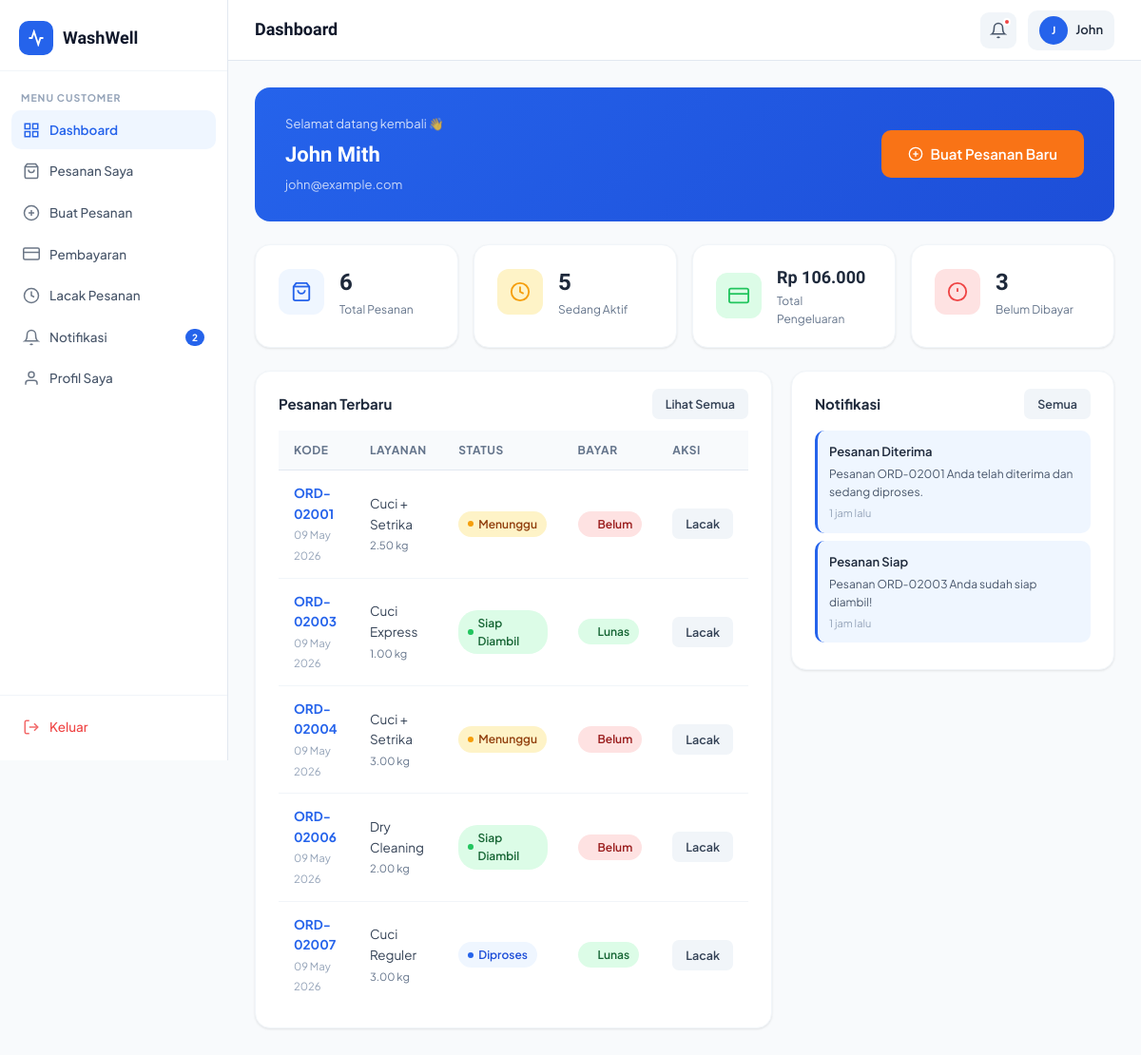
Screenshot of /customer/dashboard.php (signed in) with the database file from the repository.
### tables this page shows
CREATE TABLE IF NOT EXISTS users (
    id INT AUTO_INCREMENT PRIMARY KEY,
    name VARCHAR(100) NOT NULL,
    email VARCHAR(150) UNIQUE NOT NULL,
    password VARCHAR(255) NOT NULL,
    phone VARCHAR(20),
    address TEXT,
    role ENUM('customer','admin','staff') DEFAULT 'customer',
    created_at TIMESTAMP DEFAULT CURRENT_TIMESTAMP,
    updated_at TIMESTAMP DEFAULT CURRENT_TIMESTAMP ON UPDATE CURRENT_TIMESTAMP
);

CREATE TABLE IF NOT EXISTS orders (
    id INT AUTO_INCREMENT PRIMARY KEY,
    order_code VARCHAR(20) UNIQUE NOT NULL,
    user_id INT NOT NULL,
    service_id INT NOT NULL,
    staff_id INT DEFAULT NULL,
    weight DECIMAL(5,2) DEFAULT 1.00,
    amount DECIMAL(10,2) NOT NULL,
    status ENUM('pending','in_progress','ready','delivered','cancelled') DEFAULT 'pending',
    pickup_date DATE,
    delivery_date DATE,
    notes TEXT,
    payment_status ENUM('unpaid','paid') DEFAULT 'unpaid',
    payment_method ENUM('cash','transfer','e-wallet') DEFAULT 'cash',
    created_at TIMESTAMP DEFAULT CURRENT_TIMESTAMP,
    updated_at TIMESTAMP DEFAULT CURRENT_TIMESTAMP ON UPDATE CURRENT_TIMESTAMP,
    FOREIGN KEY (user_id) REFERENCES users(id) ON DELETE CASCADE,
    FOREIGN KEY (service_id) REFERENCES services(id),
    FOREIGN KEY (staff_id) REFERENCES users(id) ON DELETE SET NULL
);

CREATE TABLE IF NOT EXISTS services (
    id INT AUTO_INCREMENT PRIMARY KEY,
    name VARCHAR(100) NOT NULL,
    description TEXT,
    price_per_kg DECIMAL(10,2) NOT NULL,
    duration_hours INT DEFAULT 24,
    is_active TINYINT(1) DEFAULT 1,
    created_at TIMESTAMP DEFAULT CURRENT_TIMESTAMP
);

CREATE TABLE IF NOT EXISTS notifications (
    id INT AUTO_INCREMENT PRIMARY KEY,
    user_id INT NOT NULL,
    title VARCHAR(200) NOT NULL,
    message TEXT NOT NULL,
    is_read TINYINT(1) DEFAULT 0,
    created_at TIMESTAMP DEFAULT CURRENT_TIMESTAMP,
    FOREIGN KEY (user_id) REFERENCES users(id) ON DELETE CASCADE
);

### includes/auth.php (called while the page is built, shortened)
<?php
require_once __DIR__ . '/config.php';
function getCurrentUser() {
    $db = getDB();
    $id = (int)$_SESSION['user_id'];
    $res = $db->query("SELECT * FROM users WHERE id=$id LIMIT 1");
    return $res ? $res->fetch_assoc() : null;
}
function getUnreadNotifs($userId) {
    $db = getDB();
    $uid = (int)$userId;
    $res = $db->query("SELECT COUNT(*) as cnt FROM notifications WHERE user_id=$uid AND is_read=0");
    return $res ? (int)$res->fetch_assoc()['cnt'] : 0;
}
?>

### includes/config.php (called while the page is built, shortened)
<?php
function formatRupiah($amount) {
    return 'Rp ' . number_format($amount, 0, ',', '.');
}
function timeAgo($datetime) {
    $time = strtotime($datetime);
    $diff = time() - $time;
    if ($diff < 86400) return floor($diff/3600) . ' jam lalu';
    return floor($diff/86400) . ' hari lalu';
}
?>

### customer/dashboard.php (the view, shortened to what this page needs)
<?php
require_once '../includes/auth.php';
$db = getDB();
$user = getCurrentUser();
$uid = (int)$user['id'];
$totalOrders   = $db->query("SELECT COUNT(*) as c FROM orders WHERE user_id=$uid")->fetch_assoc()['c'];
$activeOrders  = $db->query("SELECT COUNT(*) as c FROM orders WHERE user_id=$uid AND status IN ('pending','in_progress','ready')")->fetch_assoc()['c'];
$totalSpent    = $db->query("SELECT COALESCE(SUM(t.amount),0) as s FROM transactions t JOIN orders o ON t.order_id=o.id WHERE o.user_id=$uid AND t.status='success'")->fetch_assoc()['s'];
$unpaidOrders  = $db->query("SELECT COUNT(*) as c FROM orders WHERE user_id=$uid AND payment_status='unpaid' AND status != 'cancelled'")->fetch_assoc()['c'];
$recentOrders = $db->query("SELECT o.*, s.name as service_name FROM orders o JOIN services s ON o.service_id=s.id WHERE o.user_id=$uid ORDER BY o.created_at DESC LIMIT 5");
$notifs = $db->query("SELECT * FROM notifications WHERE user_id=$uid AND is_read=0 ORDER BY created_at DESC LIMIT 3");
$statusLabels = ['pending'=>'Menunggu','in_progress'=>'Diproses','ready'=>'Siap Diambil','delivered'=>'Terkirim','cancelled'=>'Dibatalkan'];
?>
<!DOCTYPE html>
<html lang="id">
<head>
<link rel="stylesheet" href="../assets/css/style.css">
</head>
<body>
<div class="app-layout">
    <?php require_once('../customer/sidebar.php'); ?>
    <div class="main-content">
        <header class="topbar">
            <div class="topbar-left">
                <div class="topbar-title">Dashboard</div>
            </div>
            <div class="topbar-right">
                <a href="notifications.php" class="notif-btn" style="position:relative;">
                    <svg width="18" height="18" viewBox="0 0 24 24" fill="none" stroke="currentColor" stroke-width="2"><path d="M18 8A6 6 0 0 0 6 8c0 7-3 9-3 9h18s-3-2-3-9"/><path d="M13.73 21a2 2 0 0 1-3.46 0"/></svg>
                    <?php if ($notifCount > 0): ?><span class="notif-dot"></span><?php endif; ?>
                </a>
                <a href="profile.php" style="display:flex;align-items:center;gap:8px;padding:6px 12px;border-radius:10px;background:var(--gray-100);text-decoration:none;">
                    <div class="avatar avatar-sm"><?= strtoupper(substr($user['name'],0,1)) ?></div>
                    <span style="font-size:13px;font-weight:600"><?= htmlspecialchars(explode(' ',$user['name'])[0]) ?></span>
                </a>
            </div>
        </header>
        <main class="page-content">
            <div style="background:linear-gradient(135deg,#2563EB,#1D4ED8);border-radius:16px;padding:28px 32px;margin-bottom:24px;color:white;display:flex;align-items:center;justify-content:space-between;flex-wrap:wrap;gap:16px;">
                <div>
                    <div style="font-size:13px;opacity:0.8;margin-bottom:4px;">Selamat datang kembali 👋</div>
                    <div style="font-family:'Sora',sans-serif;font-size:22px;font-weight:700;"><?= htmlspecialchars($user['name']) ?></div>
                    <div style="font-size:13px;opacity:0.75;margin-top:4px;"><?= htmlspecialchars($user['email']) ?></div>
                </div>
                <a href="new_order.php" class="btn btn-orange btn-lg">
                    <svg width="16" height="16" viewBox="0 0 24 24" fill="none" stroke="currentColor" stroke-width="2"><circle cx="12" cy="12" r="10"/><line x1="12" y1="8" x2="12" y2="16"/><line x1="8" y1="12" x2="16" y2="12"/></svg>
                    Buat Pesanan Baru
                </a>
            </div>
            <div style="display:grid;grid-template-columns:repeat(auto-fit,minmax(180px,1fr));gap:16px;margin-bottom:24px;">
                <div class="card">
                    <div class="card-body" style="display:flex;align-items:center;gap:16px;">
                        <div style="width:48px;height:48px;border-radius:12px;background:#EFF6FF;display:flex;align-items:center;justify-content:center;flex-shrink:0;">
                            <svg width="22" height="22" viewBox="0 0 24 24" fill="none" stroke="#2563EB" stroke-width="2"><path d="M6 2L3 6v14a2 2 0 0 0 2 2h14a2 2 0 0 0 2-2V6l-3-4z"/><line x1="3" y1="6" x2="21" y2="6"/><path d="M16 10a4 4 0 0 1-8 0"/></svg>
                        </div>
                        <div>
                            <div style="font-size:24px;font-weight:800;font-family:'Sora',sans-serif;"><?= $totalOrders ?></div>
                            <div style="font-size:12px;color:var(--gray-500);">Total Pesanan</div>
                        </div>
                    </div>
                </div>
                <div class="card">
                    <div class="card-body" style="display:flex;align-items:center;gap:16px;">
                        <div style="width:48px;height:48px;border-radius:12px;background:#FEF3C7;display:flex;align-items:center;justify-content:center;flex-shrink:0;">
                            <svg width="22" height="22" viewBox="0 0 24 24" fill="none" stroke="#F59E0B" stroke-width="2"><circle cx="12" cy="12" r="10"/><polyline points="12 6 12 12 16 14"/></svg>
                        </div>
                        <div>
                            <div style="font-size:24px;font-weight:800;font-family:'Sora',sans-serif;"><?= $activeOrders ?></div>
                            <div style="font-size:12px;color:var(--gray-500);">Sedang Aktif</div>
                        </div>
                    </div>
                </div>
                <div class="card">
                    <div class="card-body" style="display:flex;align-items:center;gap:16px;">
                        <div style="width:48px;height:48px;border-radius:12px;background:#DCFCE7;display:flex;align-items:center;justify-content:center;flex-shrink:0;">
                            <svg width="22" height="22" viewBox="0 0 24 24" fill="none" stroke="#22C55E" stroke-width="2"><rect x="1" y="4" width="22" height="16" rx="2" ry="2"/><line x1="1" y1="10" x2="23" y2="10"/></svg>
                        </div>
                        <div>
                            <div style="font-size:18px;font-weight:800;font-family:'Sora',sans-serif;"><?= formatRupiah($totalSpent) ?></div>
                            <div style="font-size:12px;color:var(--gray-500);">Total Pengeluaran</div>
                        </div>
                    </div>
                </div>
                <div class="card">
                    <div class="card-body" style="display:flex;align-items:center;gap:16px;">
                        <div style="width:48px;height:48px;border-radius:12px;background:#FEE2E2;display:flex;align-items:center;justify-content:center;flex-shrink:0;">
                            <svg width="22" height="22" viewBox="0 0 24 24" fill="none" stroke="#EF4444" stroke-width="2"><circle cx="12" cy="12" r="10"/><line x1="12" y1="8" x2="12" y2="12"/><line x1="12" y1="16" x2="12.01" y2="16"/></svg>
                        </div>
                        <div>
                            <div style="font-size:24px;font-weight:800;font-family:'Sora',sans-serif;"><?= $unpaidOrders ?></div>
                            <div style="font-size:12px;color:var(--gray-500);">Belum Dibayar</div>
                        </div>
                    </div>
                </div>
            </div>
            <div style="display:grid;grid-template-columns:1fr 340px;gap:20px;flex-wrap:wrap;">
                <div class="card">
                    <div class="card-header">
                        <span class="card-title">Pesanan Terbaru</span>
                        <a href="orders.php" class="btn btn-ghost btn-sm">Lihat Semua</a>
                    </div>
                    <div class="card-body" style="padding-top:12px;">
                        <?php if ($recentOrders->num_rows === 0): ?>
                        <div style="text-align:center;padding:40px 0;color:var(--gray-400);">
                            <svg width="40" height="40" viewBox="0 0 24 24" fill="none" stroke="currentColor" stroke-width="1.5" style="margin-bottom:10px;opacity:0.4;"><path d="M6 2L3 6v14a2 2 0 0 0 2 2h14a2 2 0 0 0 2-2V6l-3-4z"/><line x1="3" y1="6" x2="21" y2="6"/><path d="M16 10a4 4 0 0 1-8 0"/></svg>
                            <p style="font-size:13px;">Belum ada pesanan</p>
                            <a href="new_order.php" class="btn btn-primary btn-sm" style="margin-top:10px;">Buat Pesanan</a>
                        </div>
                        <?php else: ?>
                        <div class="table-wrapper">
                        <table>
                            <thead><tr><th>Kode</th><th>Layanan</th><th>Status</th><th>Bayar</th><th>Aksi</th></tr></thead>
                            <tbody>
                            <?php while($o = $recentOrders->fetch_assoc()): ?>
                            <tr>
                                <td><span style="font-weight:700;color:var(--primary)"><?= htmlspecialchars($o['order_code']) ?></span><br><small style="color:var(--gray-400)"><?= date('d M Y',strtotime($o['created_at'])) ?></small></td>
                                <td><?= htmlspecialchars($o['service_name']) ?><br><small style="color:var(--gray-500)"><?= $o['weight'] ?> kg</small></td>
                                <td><span class="badge badge-<?= $o['status'] ?>"><?= $statusLabels[$o['status']] ?></span></td>
                                <td><span class="badge badge-<?= $o['payment_status'] ?>"><?= $o['payment_status']==='paid'?'Lunas':'Belum' ?></span></td>
                                <td><a href="tracking.php?order=<?= $o['order_code'] ?>" class="btn btn-ghost btn-sm">Lacak</a></td>
                            </tr>
                            <?php endwhile; ?>
                            </tbody>
                        </table>
                        </div>
                        <?php endif; ?>
                    </div>
                </div>
                <div class="card" style="align-self:start;">
                    <div class="card-header">
                        <span class="card-title">Notifikasi</span>
                        <a href="notifications.php" class="btn btn-ghost btn-sm">Semua</a>
                    </div>
                    <div class="card-body" style="padding-top:12px;">
                        <?php if ($notifs->num_rows === 0): ?>
                        <div style="text-align:center;padding:24px 0;color:var(--gray-400);font-size:13px;">Tidak ada notifikasi baru</div>
                        <?php else: ?>
                        <?php while($n = $notifs->fetch_assoc()): ?>
                        <div style="padding:12px;border-radius:10px;background:var(--primary-bg);margin-bottom:8px;border-left:3px solid var(--primary);">
                            <div style="font-size:13px;font-weight:600;color:var(--gray-800);margin-bottom:3px;"><?= htmlspecialchars($n['title']) ?></div>
                            <div style="font-size:12px;color:var(--gray-600);"><?= htmlspecialchars($n['message']) ?></div>
                            <div style="font-size:11px;color:var(--gray-400);margin-top:4px;"><?= timeAgo($n['created_at']) ?></div>
                        </div>
                        <?php endwhile; ?>
                        <?php endif; ?>
                    </div>
                </div>
            </div>
        </main>
    </div>
</div>
</body>
</html>

### customer/dashboard.php (style rules this page uses)
.notif-dot { position:absolute;top:6px;right:6px;width:8px;height:8px;border-radius:50%;background:#EF4444;border:2px solid white; }
.notif-btn { position:relative;display:flex;align-items:center;justify-content:center;width:38px;height:38px;border-radius:9px;background:var(--gray-100);color:var(--gray-600);transition:all 0.2s; }

### rows the page displays
users: name "J", name "John", name "John Mith", email "john@example.com", id "3"
orders: order_code "ORD-02001", created_at "09 May 2026", service.name "Cuci + Setrika", weight "2.50", status "Menunggu", payment_status "Belum"
orders: order_code "ORD-02003", created_at "09 May 2026", service.name "Cuci Express", weight "1.00", status "Siap Diambil", payment_status "Lunas"
orders: order_code "ORD-02004", created_at "09 May 2026", service.name "Cuci + Setrika", weight "3.00", status "Menunggu", payment_status "Belum"
orders: order_code "ORD-02006", created_at "09 May 2026", service.name "Dry Cleaning", weight "2.00", status "Siap Diambil", payment_status "Belum"
orders: order_code "ORD-02007", created_at "09 May 2026", service.name "Cuci Reguler", weight "3.00", status "Diproses", payment_status "Lunas"
notifications: title "Pesanan Diterima", message "Pesanan ORD-02001 Anda telah diterima dan sedang diproses.", created_at "1 jam lalu"
notifications: title "Pesanan Siap", message "Pesanan ORD-02003 Anda sudah siap diambil!", created_at "1 jam lalu"

### other values shown
$item['label'] "Dashboard"
$item['label'] "Pesanan Saya"
$item['label'] "Buat Pesanan"
$item['label'] "Pembayaran"
$item['label'] "Lacak Pesanan"
$item['label'] "Notifikasi"
$notifCount "2"
$item['label'] "Profil Saya"
$totalOrders "6"
$activeOrders "5"
formatRupiah($totalSpent) "Rp 106.000"
